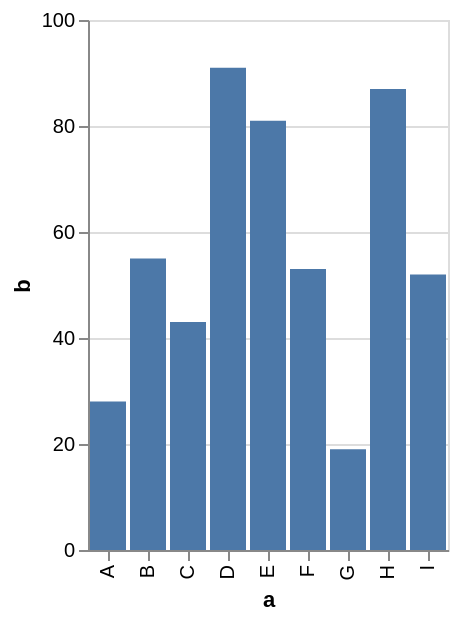

Specify this chart in Vega-Lite:
### Vega-Lite specification from a JSON file in a GitHub repository (floating-point values rounded to 4 significant figures)
{"$schema": "https://vega.github.io/schema/vega-lite/v2.json", "description": "A simple bar chart with embedded data.", "autosize": "fit", "data": {"values": [{"a": "A", "b": 28}, {"a": "B", "b": 55}, {"a": "C", "b": 43}, {"a": "D", "b": 91}, {"a": "E", "b": 81}, {"a": "F", "b": 53}, {"a": "G", "b": 19}, {"a": "H", "b": 87}, {"a": "I", "b": 52}]}, "mark": "bar", "encoding": {"x": {"field": "a", "type": "ordinal"}, "y": {"field": "b", "type": "quantitative"}}}
